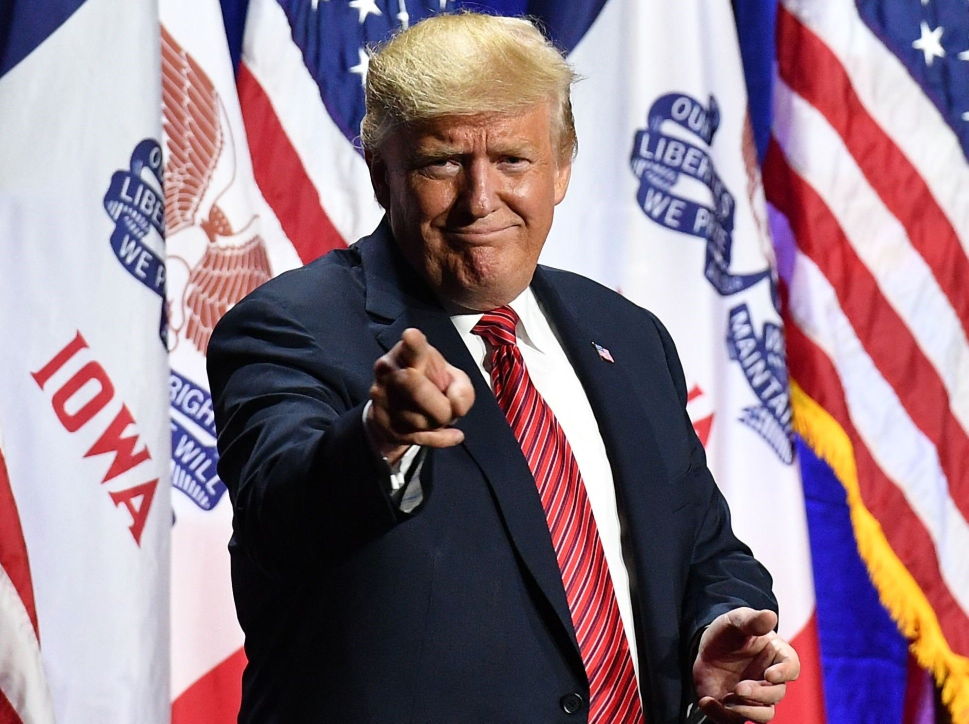
#> input picture test.jpg, 1937 x 1447 px, given in place of the camera (shown at 1/2 size)
$ python test.py
#> lines starting #> are read from the running program, lines starting #| are printed output that depends on the picture; after the words box and inside, x2 and y2 are one past the last pixel; in counts of white or black regions, pixels touching at a corner belong together
import imutils
import numpy as np
import cv2

cap = cv2.VideoCapture(0)
cap.set(3,640)
cap.set(4,480)

while True:
    _,frame=cap.read()
#> frame is the input picture: shape (1447, 1937, 3); mean B, G, R 134.8, 122.7, 144.8
    hsv=cv2.cvtColor(frame,cv2.COLOR_BGR2HSV)
#> hsv: shape (1447, 1937, 3); mean H, S, V 110.6, 86.2, 160.3

    lower_yellow = np.array([20,100,100])
    upper_yellow = np.array([35,255,255])

    lower_green = np.array([35,100,100])
    upper_green = np.array([79,255,255])

    lower_red = np.array([0,100,100])
    upper_red = np.array([7,255,255])

    lower_blue = np.array([80,100,100])
    upper_blue = np.array([150,255,255])

    mask1 = cv2.inRange(hsv,lower_yellow,upper_yellow)
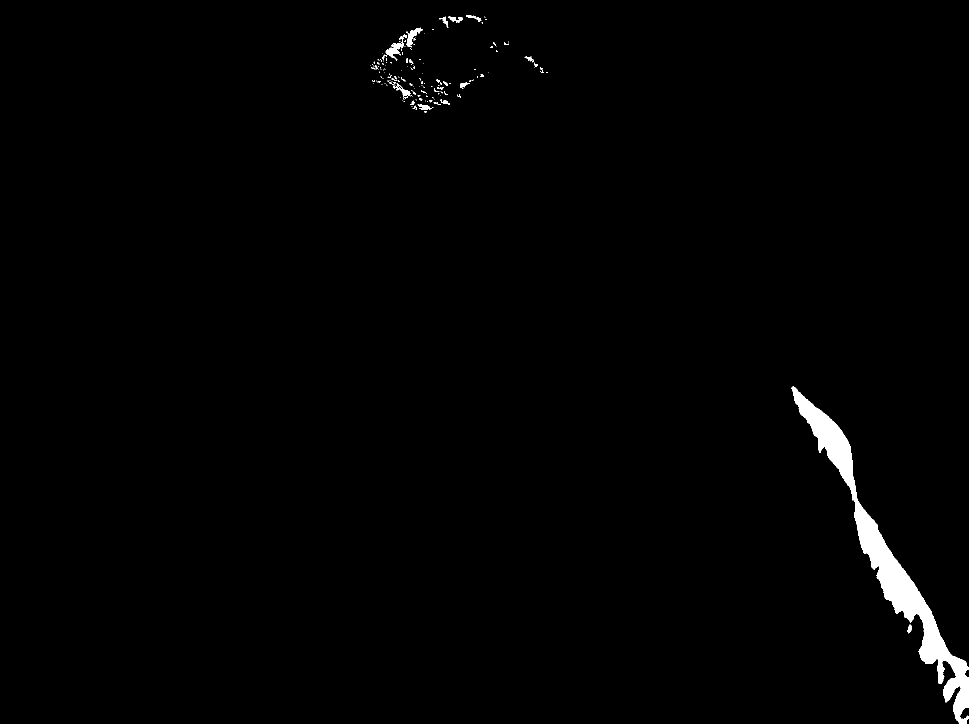
#> mask1: shape (1447, 1937) (shown at 1/2 size); 1.1% white; 167 white regions (134 under 20 px), largest, box (x1, y1, x2, y2) and area: (1583, 773, 1937, 1447) 28280, (771, 69, 814, 121) 606, (812, 55, 845, 95) 454
    mask2 = cv2.inRange(hsv,lower_green,upper_green)
#> mask2: shape (1447, 1937); every value is 0
    mask3 = cv2.inRange(hsv,lower_red,upper_red)
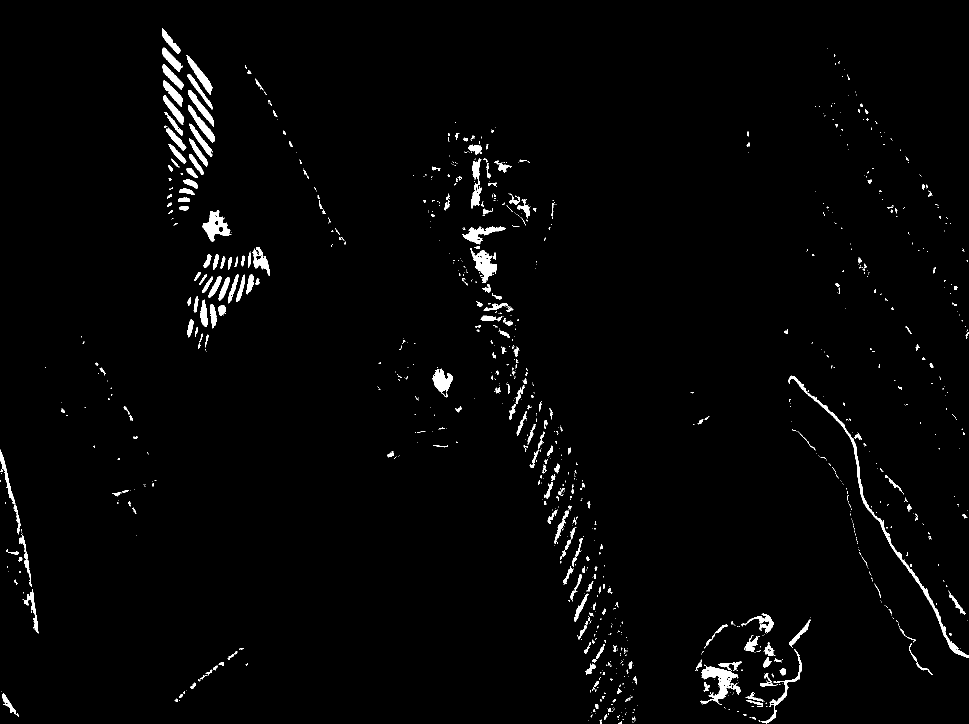
#> mask3: shape (1447, 1937) (shown at 1/2 size); 1.9% white; 1122 white regions (848 under 20 px), largest, box (x1, y1, x2, y2) and area: (1577, 751, 1937, 1316) 3660, (1400, 1332, 1477, 1410) 2109, (405, 420, 463, 483) 1628
    mask4 = cv2.inRange(hsv,lower_blue,upper_blue)
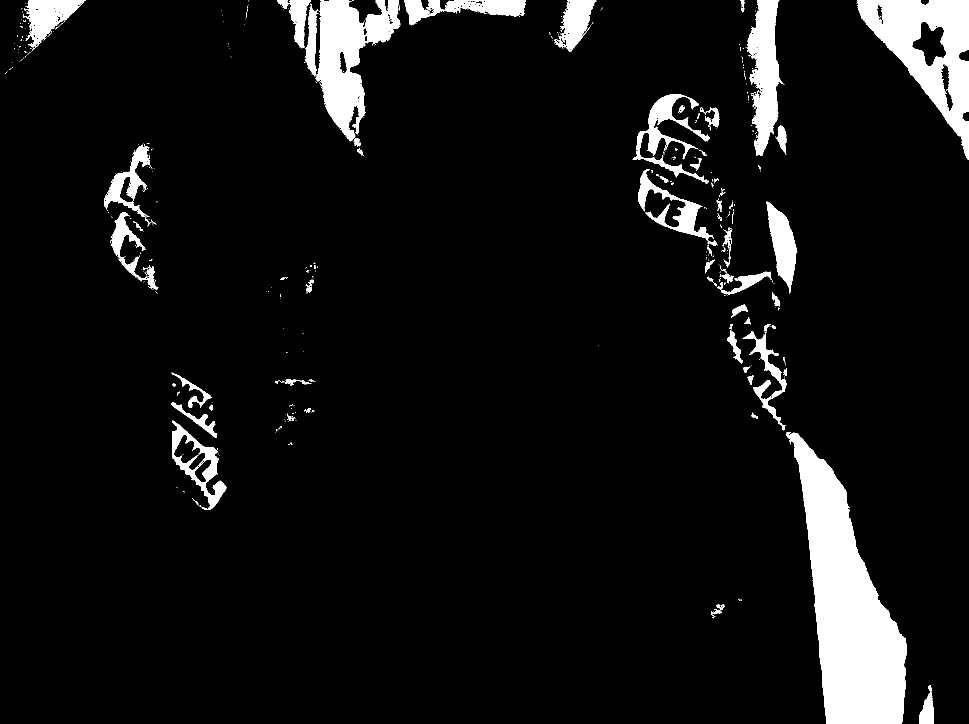
#> mask4: shape (1447, 1937) (shown at 1/2 size); 7.1% white; 414 white regions (341 under 20 px)

    cnts1 = cv2.findContours(mask1, cv2.RETR_TREE,cv2.CHAIN_APPROX_SIMPLE)
#> cnts1 = 186 contours, 168 with area under 20; largest, box (x1, y1, x2, y2) and area: (1583, 773, 1937, 1447) 27370, (771, 69, 814, 121) 498, (812, 55, 845, 95) 390, (786, 167, 822, 199) 188, (897, 33, 926, 46) 140
    cnts1 = imutils.grab_contours(cnts1)

    cnts2 = cv2.findContours(mask2, cv2.RETR_TREE,cv2.CHAIN_APPROX_SIMPLE)
#> cnts2 = 0 contours
    cnts2 = imutils.grab_contours(cnts2)
#> cnts2 = []

    cnts3 = cv2.findContours(mask3, cv2.RETR_TREE,cv2.CHAIN_APPROX_SIMPLE)
#> cnts3 = 1278 contours, 1061 with area under 20; largest, box (x1, y1, x2, y2) and area: (1577, 751, 1937, 1316) 3007, (1400, 1332, 1477, 1410) 1958, (405, 420, 463, 483) 1667, (940, 496, 994, 566) 1519, (864, 737, 906, 795) 1099
    cnts3 = imutils.grab_contours(cnts3)

    cnts4 = cv2.findContours(mask4, cv2.RETR_TREE,cv2.CHAIN_APPROX_SIMPLE)
#> cnts4 = 730 contours, 652 with area under 20; largest, box (x1, y1, x2, y2) and area: (1572, 864, 1814, 1447) 66989, (1715, 0, 1937, 320) 33816, (631, 0, 801, 283) 23076, (1493, 0, 1569, 312) 12354, (344, 841, 454, 1020) 7796
    cnts4 = imutils.grab_contours(cnts4)

    for c in cnts1:
        area1 = cv2.contourArea(c)
        if area1>5000:
            cv2.drawContours(frame,[c],-1,(0,255,0),3)
            M = cv2.moments(c)

            cx = int(M["m10"]/M["m00"])
            cy = int(M["m01"]/M["m00"])

            cv2.circle(frame,(cx,cy),7,(255,255,255),-1)
            cv2.putText(frame,"Yellow",(cx-20,cy-20),cv2.FONT_HERSHEY_SIMPLEX,2.5,(255,255,255),3)
#> this loop made 186 passes
#> (area1, cx, cy) on pass 2: (27369.5, 1775, 1117)
#> area1 on passes 1, 9, 14, 47: 83, 133.5, 58, 21
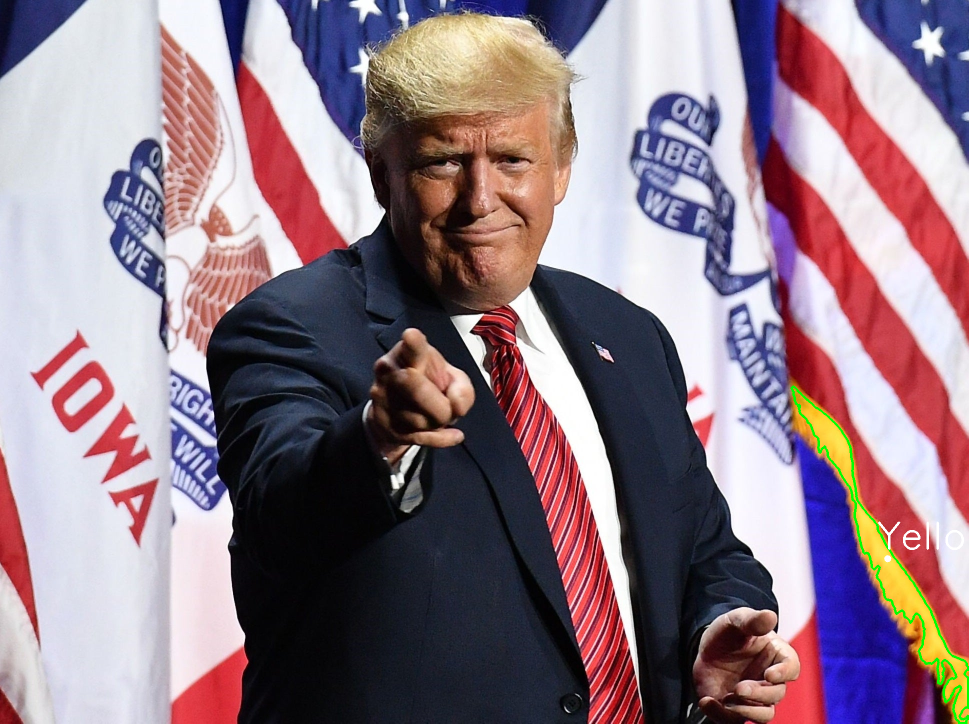
#> frame: shape (1447, 1937, 3) (shown at 1/2 size); 0.39% of pixels changed, all inside (x1, y1, x2, y2) = (1581, 771, 1937, 1447)


    for c in cnts3:
        area3 = cv2.contourArea(c)
        if area3>5000:
            cv2.drawContours(frame,[c],-1,(0,255,0),3)
            M = cv2.moments(c)

            cx = int(M["m10"]/M["m00"])
            cy = int(M["m01"]/M["m00"])

            cv2.circle(frame,(cx,cy),7,(255,255,255),-1)
            cv2.putText(frame,"Red",(cx-20,cy-20),cv2.FONT_HERSHEY_SIMPLEX,2.5,(255,255,255),3)
#> this loop made 1278 passes
#> area3 on passes 20, 41, 49: 22, 26, 35.5

    for c in cnts2:
        area2 = cv2.contourArea(c)
        if area2>5000:
            cv2.drawContours(frame,[c],-1,(0,255,0),3)
            M = cv2.moments(c)

            cx = int(M["m10"]/M["m00"])
            cy = int(M["m01"]/M["m00"])

            cv2.circle(frame,(cx,cy),7,(255,255,255),-1)
            cv2.putText(frame,"Green",(cx-20,cy-20),cv2.FONT_HERSHEY_SIMPLEX,2.5,(255,255,255),3)
#> this loop made 0 passes

    for c in cnts4:
        area4 = cv2.contourArea(c)
        if area1>5000:
            cv2.drawContours(frame,[c],-1,(0,255,0),3)
            M = cv2.moments(c)

            cx = int(M["m10"]/M["m00"])
            cy = int(M["m01"]/M["m00"])

            cv2.circle(frame,(cx,cy),7,(255,255,255),-1)
            cv2.putText(frame,"Blue",(cx-20,cy-20),cv2.FONT_HERSHEY_SIMPLEX,2.5,(255,255,255),3)
#> this loop made 730 passes
#> area4 on passes 1, 4, 5: 1215, 80.5, 69

    cv2.imshow("result",frame)
    k=cv2.waitKey(5)
#> (key Esc is pressed here)
    if k==27:
        break
cap.release()
cv2.destroyAllWindows()
